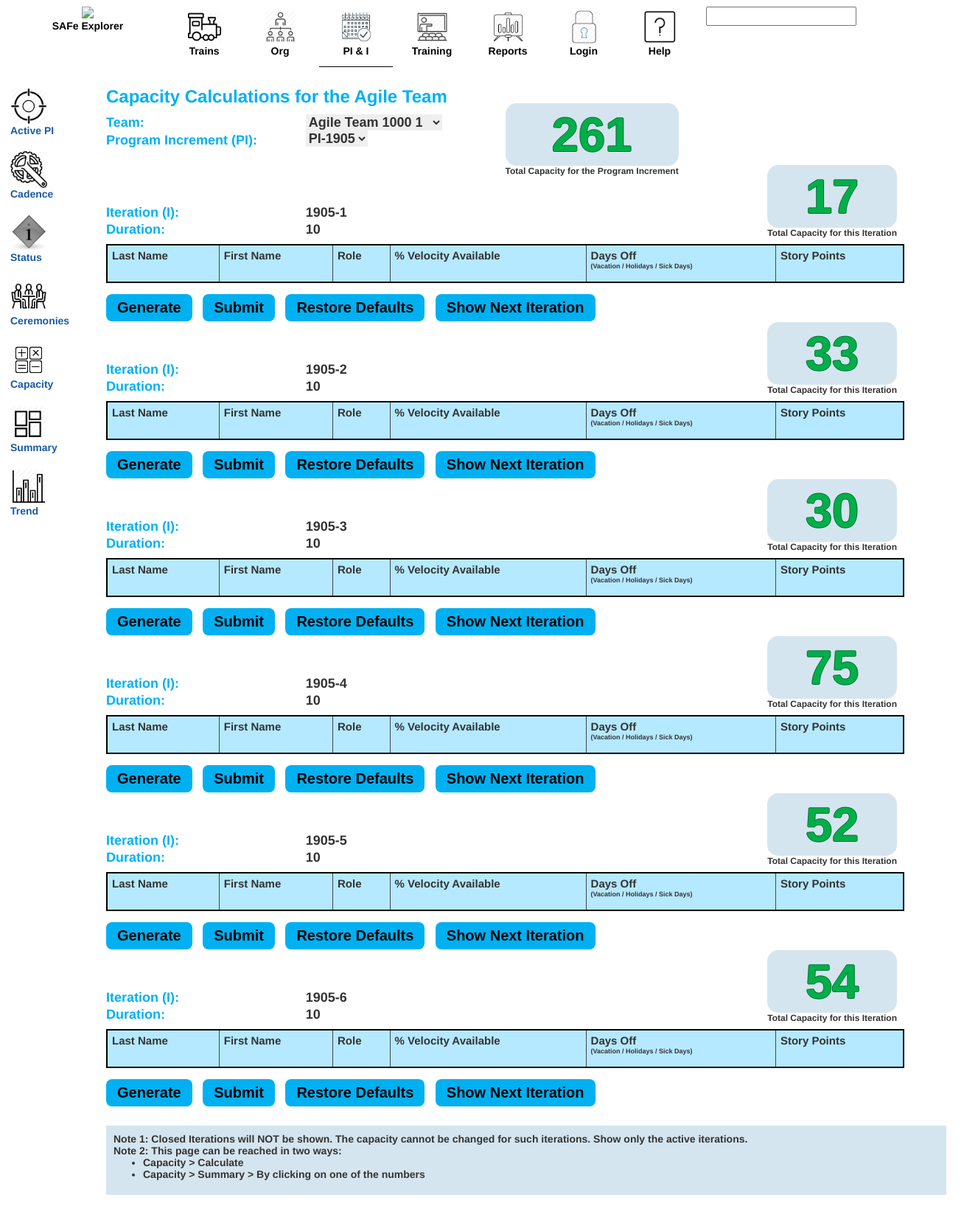
Screenshot of /piplanning_capacity.php with the database file from the repository.
### tables this page shows
CREATE TABLE `capacity` (
  `id` int(11) NOT NULL,
  `team_id` varchar(25) NOT NULL,
  `team_name` varchar(40) NOT NULL,
  `program_increment` varchar(25) NOT NULL,
  `iteration_1` int(11) NOT NULL,
  `iteration_2` int(11) NOT NULL,
  `iteration_3` int(11) NOT NULL,
  `iteration_4` int(11) NOT NULL,
  `iteration_5` int(11) NOT NULL,
  `iteration_6` int(11) NOT NULL,
  `total` int(11) NOT NULL
);

CREATE TABLE `cadence` (
  `sequence` int(11) NOT NULL,
  `PI_id` varchar(255) NOT NULL,
  `iteration_id` varchar(255) NOT NULL,
  `start_date` date NOT NULL,
  `end_date` date NOT NULL,
  `duration` int(5) DEFAULT NULL,
  `safe_comments` varchar(255) DEFAULT NULL,
  `release_overlay` varchar(255) DEFAULT NULL,
  `comments` varchar(255) DEFAULT NULL
);

### piplanning_capacity.php (the view, shortened to what this page needs)
<?php
  include("./nav.php");
  global $db;
  $sql = "SELECT PI_id, iteration_id, sequence, start_date
          FROM `cadence`
          WHERE end_date >= '" . date("Y-m-d") . "'
          ORDER BY start_date;";
  $result = $db->query($sql);
  if ($result->num_rows > 0) {
    $row = $result->fetch_assoc();
    $program_increment = $row["PI_id"];
    $iteration = $row["iteration_id"];
    $sequence = $row["sequence"];
  }
  if (!isset($_POST['select-team']) && !isset($_POST['current-team-selected'])) {
    $sql = "SELECT t.team_id
            FROM `capacity` c JOIN `trains_and_teams` t
            WHERE c.team_id = t.parent_name
            AND c.program_increment='".$program_increment."'
            AND t.type = 'AT'
            LIMIT 1;";
    $result = $db->query($sql);
    if ($result->num_rows > 0) {
      $row = $result->fetch_assoc();
      $selected_team = $row["team_id"];
    }
  }
  ?>
<div class="right-content">
    <div class="container">
      <h3 style=" color: #01B0F1; font-weight: bold;">Capacity Calculations for the Agile Team</h3>
      <table width="95%">
        <tr>
          <td width="25%" style="vertical-align: top; font-weight: bold; color: #01B0F1; line-height: 130%; font-size: 18px;">
            <form method="post" action="#">
            Team: &emsp; <br/>
            Program Increment (PI): &emsp; <br/>
          </td>
          <td  style="vertical-align: top; font-weight: bold; line-height: 130%;  font-size: 18px;" width="25%">
            <select name="select-team" onchange="this.form.submit()" style="border: 0; text-align: left;">
              <?php
                $sql = "SELECT team_id, parent_name, team_name FROM `trains_and_teams`
                        WHERE type='AT';";
                $result = $db->query($sql);
                if ($result->num_rows > 0) {
                    while ($row = $result->fetch_assoc()) {
                      if ( trim($selected_team) == trim($row["team_id"]) ) {
                        echo '<option value="'.$row["team_id"].'" selected>'.$row["team_name"].'</option>';
                      } else {
                        echo '<option value="'.$row["team_id"].'">'.$row["team_name"].'</option>';
                      }
                    }
                }
              ?>
            </select>
            <select type="text" id="programIID" name="programIID" onchange="this.form.submit()" style="border: 0; text-align: left;" class="userInput">
              <?php echo generate_pii_options(); ?>
            </select><br>
            </form><br/>
          </td>
          <td width="50%"  style="font-weight: bold;">
            <?php
              $sql = "SELECT * FROM `capacity` c JOIN `trains_and_teams` t
                      WHERE c.team_id = t.parent_name
                      AND program_increment='".$program_increment."'
                      AND t.team_id='".$selected_team."'";
              $result = $db->query($sql);
              if ($result->num_rows > 0) {
                  $row = $result->fetch_assoc();
                  if (isset($teamcapacity)  && !isset($_POST['restore'])  && !isset($_POST['submit0'])){
                    $icapacity = array_sum($teamcapacity);
                    $totalcapacity = $row["total"] + ($icapacity - $row["iteration_".substr($iteration, -1)]);
                  } else {
                    $icapacity = $row["iteration_".substr($iteration, -1)];
                    $totalcapacity = $row["total"];
                  }
              }
            ?>
             <div style="float: left; margin-right: 10px;  text-align: center; font-size: 12px;">
               <div id="capacity-calc-bignum" name="totalcap"> <?php echo $totalcapacity  ?></div>
               Total Capacity for the Program Increment
             </div>
          </td>
        </tr>
      </table>
      <?php
        for ($it = 1; $it <= 6; $it++) {
          if (isset($_POST['programIID'])){
            $iteration = str_replace('PI-', '', $_POST['programIID']). "-" . $it;
          } else {
            $iteration = str_replace('PI-', '', $program_increment). "-" . $it;
          }
          $sql5 = "SELECT * FROM `cadence`
                   WHERE PI_id='" . $program_increment . "';";
          $result5 = $db->query($sql5);
          if ($result5->num_rows > 0) {
              $row5 = $result5->fetch_assoc();
              $duration = $row5["duration"];
          }
          echo "<table width=\"95%\" class=\"capacity-table-iterations\" id=\"capacity-table-" . $iteration . "\">";
          echo "<tr>";
          echo "<td width=\"25%\" style=\"vertical-align: bottom; font-weight: bold;
                                  color: #01B0F1; line-height: 130%;
                                  font-size: 18px;\">";
          echo "Iteration (I): &emsp; <br/>";
          echo "Duration: &emsp; <br/>";
          echo "</td>";
          echo "<td  style=\"vertical-align: bottom; font-weight: bold;
                            line-height: 130%;  font-size: 18px;\" width=\"25%\">";
          echo $iteration . "<br/>";
          echo $duration . "<br/>";
          echo "</td>";
          echo "<td width=\"50%\"  style=\"font-weight: bold;\">";
          echo "<div style=\"float: right; margin-right: 10px; text-align: center; font-size: 12px;\">";
          echo "<div id=\"capacity-calc-bignum\" name=\"icap\">" . $icapacity . "</div>";
          echo "Total Capacity for this Iteration";
          echo "</div>";
          echo "</td>";
          echo "</tr>";
          echo "<tr>";
          echo "<td colspan=\"3\">";
          echo "<form method=\"post\" action=\"#\" id=\"maincap\">";
          echo "<table cellpadding=\"2px\" cellspacing=\"0\"
          border=\"0\" class=\"capacity-table info\" width=\"100%\" style=\"width: 100%;
          clear: both; font-size: 15px; margin: 8px 0 15px 0\">";
          echo "<thead>";
          echo "<tr id=\"capacity-table-first-row\">";
          echo "<th id=\"capacity-table-td\">Last Name</th>";
          echo "<th id=\"capacity-table-td\">First Name</th>";
          echo "<th id=\"capacity-table-td\">Role</th>";
          echo "<th id=\"capacity-table-td\">% Velocity Available</th>";
          echo "<th id=\"capacity-table-td\">Days Off <br/><p style=\"font-size: 9px;\">(Vacation / Holidays / Sick Days)</p></th>";
          echo "<th id=\"capacity-table-td\">Story Points</th>";
          echo "</thead>";
          echo "</tr>";
          $sql = "SELECT * FROM `capacity` c JOIN `trains_and_teams` t
                  WHERE c.team_name = t.team_name
                  AND program_increment='".$program_increment."'
                  AND t.team_id='".$selected_team."'";
          $result = $db->query($sql);
          if ($result->num_rows > 0) {
              $row = $result->fetch_assoc();
              if (isset($teamcapacity)  && !isset($_POST['restore'])  && !isset($_POST['submit0'])){
                $icapacity = array_sum($teamcapacity);
                $totalcapacity = $row["total"] + ($icapacity - $row["iteration_".substr($iteration, -1)]);
              } else {
                $icapacity = $row["iteration_".substr($iteration, -1)];
              }
          }
          echo "
            </tbody>
            <tfoot>
            </tfoot>
            </table>
            <input type=\"button\" id=\"capacity-button-blue\" name=\"generate\" value=\"Generate\">
            <input type=\"submit\" id=\"capacity-button-blue\" name=\"submit1\" value=\"Submit\">
            <input type=\"button\" id=\"capacity-button-blue\" class=\"capacity-restore-button\" name=\"restore\" onclick =\"this.form.reset();\" value=\"Restore Defaults\">
            <input type=\"button\" id=\"capacity-button-blue\" name=\"showNext\" onclick=\"scrollWin();\" value=\"Show Next Iteration\">
            <input type=\"hidden\" name=\"current-team-selected\" value=\"". $selected_team ."?>\">
            <input type=\"hidden\" name=\"current-sequence\" value=\"". $sequence ."?>\">
            </form>
            </td>
            </tr>
            </table>";
        }
      ?>
      <div id="capacity-footnote">
        Note 1: Closed Iterations will NOT be shown.  The capacity cannot be changed for such iterations.  Show only the active iterations.<br/>
        Note 2: This page can be reached in two ways:
        <ul>
          <li>Capacity > Calculate</li>
          <li>Capacity > Summary > By clicking on one of the numbers</li>
        </ul>
      </div>
  </div>
<?php include("./footer.php"); ?>

### rows the page displays
capacity: total "261"
cadence: PI "1905-1", iteration.iteration_6 "17", PI "1905-2", PI.iteration_1 "33", PI "1905-3", PI.iteration_2 "30", PI "1905-4", PI.iteration_3 "75", PI "1905-5", PI.iteration_4 "52", PI "1905-6", PI.iteration_5 "54"
cadence: duration "10"

### other values shown
form field select-team "Agile Team 1000 1"
